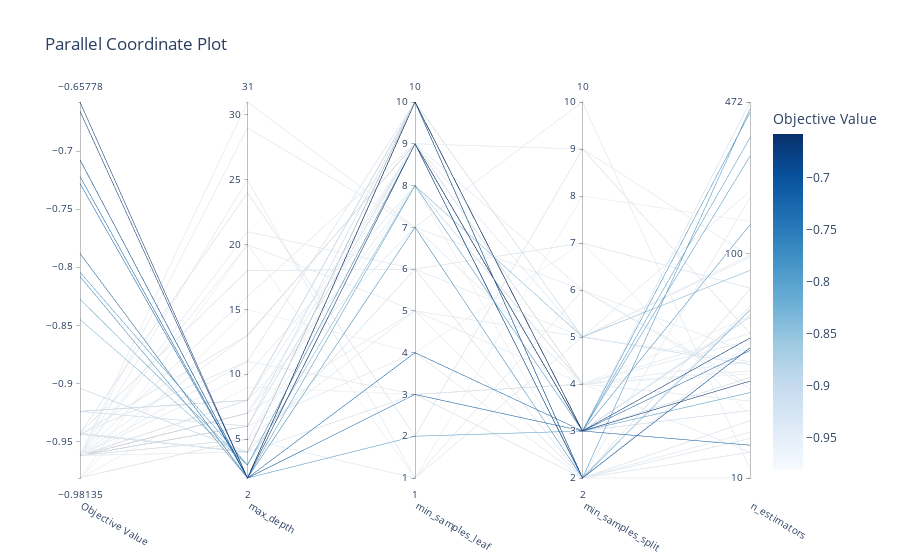

This figure's notebook cell:
### Code cell
# Visualize parallel coordinate plot
vis.plot_parallel_coordinate(study)

### Figure 1 — Plotly figure (JSON) as saved in the notebook; plotly's stock layout.template omitted (floating-point values rounded to 4 significant figures)
{"data": [{"dimensions": [{"label": "Objective Value", "range": [-0.9814, -0.6578], "values": [-0.962, -0.962, -0.924, -0.9814, -0.962, -0.962, -0.962, -0.962, -0.962, -0.962, -0.962, -0.7075, -0.7882, -0.7882, -0.9437, -0.7219, -0.962, -0.9426, -0.9814, -0.9814, -0.962, -0.8079, -0.9042, -0.981, -0.8079, -0.962, -0.962, -0.9437, -0.6657, -0.962, -0.9437, -0.6578, -0.8043, -0.962, -0.924, -0.9437, -0.962, -0.924, -0.9426, -0.9426, -0.8449, -0.7882, -0.981, -0.7075, -0.8275, -0.962, -0.962, -0.962, -0.728, -0.962]}, {"label": "max_depth", "range": [2, 31], "values": [7, 16, 8, 20, 13, 21, 20, 5, 7, 25, 31, 2, 2, 2, 11, 2, 11, 4, 15, 9, 29, 2, 4, 5, 2, 10, 6, 4, 2, 7, 13, 2, 3, 6, 8, 4, 8, 6, 24, 18, 3, 2, 5, 2, 3, 6, 4, 8, 2, 5]}, {"label": "min_samples_leaf", "range": [1, 10], "values": [9, 9, 10, 1, 9, 6, 5, 1, 5, 1, 7, 10, 10, 7, 10, 3, 3, 3, 4, 3, 7, 8, 10, 8, 2, 8, 4, 6, 9, 8, 9, 10, 9, 9, 10, 10, 9, 10, 2, 6, 8, 10, 9, 9, 9, 9, 10, 7, 4, 5]}, {"label": "min_samples_split", "range": [2, 10], "values": [3, 9, 5, 8, 6, 5, 2, 5, 5, 6, 10, 2, 3, 2, 3, 3, 4, 2, 7, 4, 4, 3, 3, 2, 3, 4, 2, 7, 3, 4, 2, 3, 3, 4, 3, 2, 5, 3, 9, 2, 5, 3, 4, 2, 2, 2, 2, 6, 3, 4]}, {"label": "n_estimators", "range": [1, 2.674], "ticktext": ["10", "100", "472"], "tickvals": [1, 2, 2.674], "values": [1.724, 1.987, 1.505, 2.143, 1.556, 2.276, 2.248, 1.991, 1.982, 1.415, 1.041, 1.58, 2.627, 2.643, 2.674, 1.146, 1.114, 1.176, 1.279, 1.716, 1.342, 2.515, 1.716, 1, 2.433, 1.519, 1.204, 1.845, 1.623, 1.613, 1.839, 1.431, 1.38, 1.643, 1.447, 1.255, 1.519, 1.301, 1.643, 1.114, 1.924, 2.127, 1.462, 1.58, 1.748, 1.602, 1.763, 1.398, 1.568, 1.477]}], "labelangle": 30, "labelside": "bottom", "line": {"color": [-0.962, -0.962, -0.924, -0.9814, -0.962, -0.962, -0.962, -0.962, -0.962, -0.962, -0.962, -0.7075, -0.7882, -0.7882, -0.9437, -0.7219, -0.962, -0.9426, -0.9814, -0.9814, -0.962, -0.8079, -0.9042, -0.981, -0.8079, -0.962, -0.962, -0.9437, -0.6657, -0.962, -0.9437, -0.6578, -0.8043, -0.962, -0.924, -0.9437, -0.962, -0.924, -0.9426, -0.9426, -0.8449, -0.7882, -0.981, -0.7075, -0.8275, -0.962, -0.962, -0.962, -0.728, -0.962], "colorbar": {"title": {"text": "Objective Value"}}, "colorscale": [[0, "rgb(247,251,255)"], [0.125, "rgb(222,235,247)"], [0.25, "rgb(198,219,239)"], [0.375, "rgb(158,202,225)"], [0.5, "rgb(107,174,214)"], [0.625, "rgb(66,146,198)"], [0.75, "rgb(33,113,181)"], [0.875, "rgb(8,81,156)"], [1, "rgb(8,48,107)"]], "reversescale": false, "showscale": true}, "type": "parcoords"}], "layout": {"title": {"text": "Parallel Coordinate Plot"}}}
